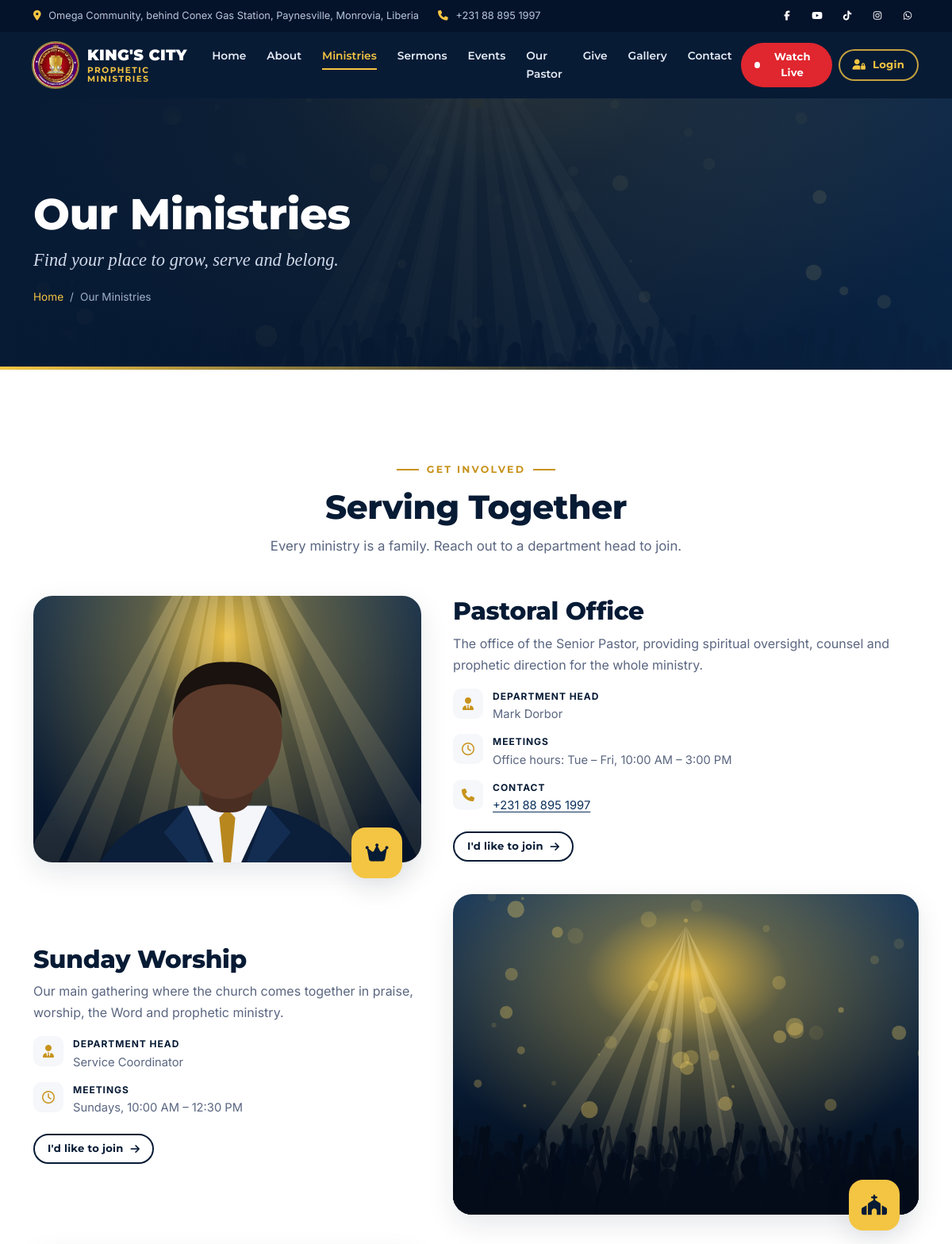
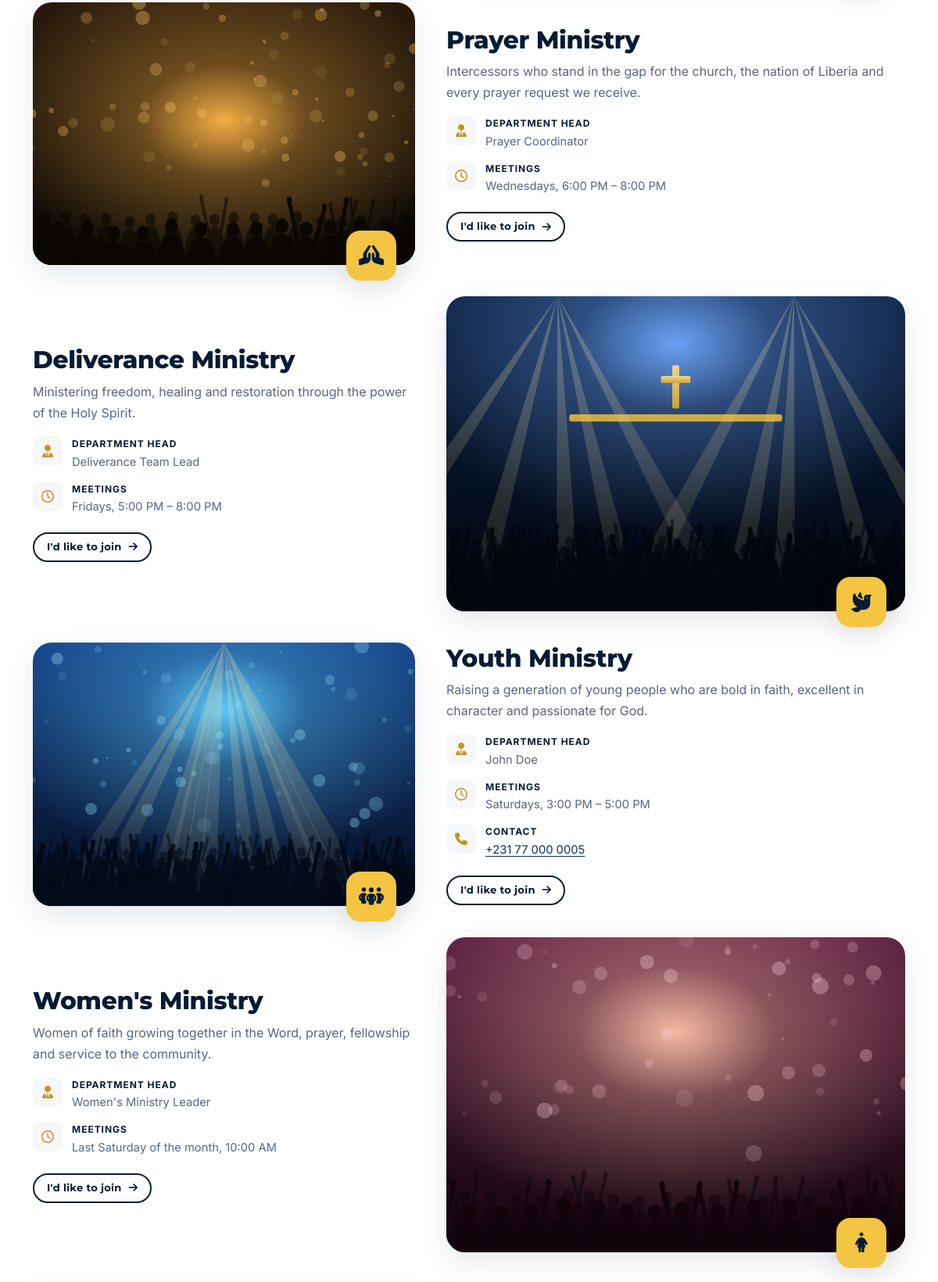
Page /ministries.php (upper part) on the committed database (2 pictures, top to bottom).
### tables this page shows
CREATE TABLE social_links (
  id         INT UNSIGNED AUTO_INCREMENT PRIMARY KEY,
  platform   VARCHAR(40) NOT NULL,
  url        VARCHAR(255) NOT NULL,
  icon       VARCHAR(60) NOT NULL,
  sort_order SMALLINT NOT NULL DEFAULT 0,
  is_active  TINYINT(1) NOT NULL DEFAULT 1
);

CREATE TABLE departments (
  id               INT UNSIGNED AUTO_INCREMENT PRIMARY KEY,
  name             VARCHAR(120) NOT NULL,
  slug             VARCHAR(140) NOT NULL UNIQUE,
  description      TEXT NULL,
  image            VARCHAR(255) NULL,
  icon             VARCHAR(60)  NULL DEFAULT 'fa-church',
  head_user_id     INT UNSIGNED NULL,
  head_name        VARCHAR(120) NULL COMMENT 'Shown publicly when the head has no account',
  contact_email    VARCHAR(190) NULL,
  contact_phone    VARCHAR(40)  NULL,
  meeting_schedule VARCHAR(255) NULL,
  is_public        TINYINT(1) NOT NULL DEFAULT 1 COMMENT 'Listed on the public Ministries page',
  sort_order       SMALLINT NOT NULL DEFAULT 0,
  status           ENUM('active','inactive') NOT NULL DEFAULT 'active',
  created_at       TIMESTAMP NOT NULL DEFAULT CURRENT_TIMESTAMP,
  updated_at       TIMESTAMP NOT NULL DEFAULT CURRENT_TIMESTAMP ON UPDATE CURRENT_TIMESTAMP,
  FOREIGN KEY (head_user_id) REFERENCES users(id) ON DELETE SET NULL,
  INDEX idx_dept_status (status, sort_order)
);

### includes/functions.php (called while the page is built, shortened)
<?php
function config(string $key, mixed $default = null): mixed
{
    $value = $GLOBALS['__config'] ?? [];
    foreach (explode('.', $key) as $part) {
        $value = $value[$part];
    }
    return $value;
}
function base_url(): string
{
    static $base = null;
    if ($base !== null) {
        return $base;
    }
    $scheme = is_https() ? 'https' : 'http';
    $host = $_SERVER['HTTP_HOST'] ?? 'localhost';
    $docRoot = str_replace('\\', '/', (string) realpath($_SERVER['DOCUMENT_ROOT'] ?? ''));
    $appRoot = str_replace('\\', '/', (string) realpath(APP_ROOT));
    $path = ($docRoot !== '' && stripos($appRoot, $docRoot) === 0) ? substr($appRoot, strlen($docRoot)) : '';
    return $base = $scheme . '://' . $host . rtrim($path, '/');
}
function url(string $path = ''): string
{
    return base_url() . '/' . ltrim($path, '/');
}
function media_url(?string $path, string $fallback = 'assets/images/placeholders/worship.svg'): string
{
    $path = trim((string) $path);
    return url($path);
}
function is_https(): bool
{
    return (!empty($_SERVER['HTTPS']) && $_SERVER['HTTPS'] !== 'off')
        || (($_SERVER['HTTP_X_FORWARDED_PROTO'] ?? '') === 'https');
}
function e(mixed $value): string
{
    return htmlspecialchars((string) $value, ENT_QUOTES | ENT_SUBSTITUTE, 'UTF-8');
}
function nl2br_e(?string $text): string
{
    return nl2br(e($text ?? ''));
}
function settings(): array
{
    static $cache = null;
    if ($cache === null) {
        try {
            $cache = array_column(DB::all('SELECT setting_key, setting_value FROM church_settings'), 'setting_value', 'setting_key');
        } catch (Throwable $e) {
            $cache = [];
        }
    }
    return $cache;
}
function setting(string $key, string $default = ''): string
{
    $v = settings()[$key] ?? null;
    return ($v === null || $v === '') ? $default : (string) $v;
}
function social_links(): array
{
    static $cache = null;
    return $cache ??= DB::all('SELECT * FROM social_links WHERE is_active = 1 ORDER BY sort_order, id');
}

### config/database.php (called while the page is built, shortened)
<?php
final class DB
{
    private static ?PDO $pdo = null;
    public static function pdo(): PDO
    {
        if (self::$pdo === null) {
            $c = config('db');
            $dsn = sprintf('mysql:host=%s;port=%d;dbname=%s;charset=%s', $c['host'], $c['port'], $c['name'], $c['charset']);
            self::$pdo = new PDO($dsn, $c['user'], $c['pass'], [
                PDO::ATTR_ERRMODE            => PDO::ERRMODE_EXCEPTION,
                PDO::ATTR_DEFAULT_FETCH_MODE => PDO::FETCH_ASSOC,
                PDO::ATTR_EMULATE_PREPARES   => false,
            ]);
        }
        return self::$pdo;
    }
    public static function query(string $sql, array $params = []): PDOStatement
    {
        $stmt = self::pdo()->prepare($sql);
        $stmt->execute($params);
        return $stmt;
    }
    public static function all(string $sql, array $params = []): array
    {
        return self::query($sql, $params)->fetchAll();
    }
    public static function one(string $sql, array $params = []): ?array
    {
        $row = self::query($sql, $params)->fetch();
        return $row === false ? null : $row;
    }
}

### includes/bootstrap.php (called while the page is built, shortened)
<?php
require_once __DIR__ . '/functions.php';
require_once __DIR__ . '/../config/database.php';
require_once __DIR__ . '/components.php';
spl_autoload_register(function (string $class) {
    foreach (['models', 'controllers'] as $dir) {
        $file = APP_ROOT . "/$dir/$class.php";
        if (is_file($file)) {
            return;
        }
    }
});
if (!defined('ADMIN_AREA') && PHP_SAPI !== 'cli' && setting('maintenance_mode') === '1' && !current_user()) {
    render_error_page(503, 'Under Maintenance', 'Our website is being updated. Please check back soon. God bless you!');
}

### models/HeroVideo.php (called while the page is built, shortened)
<?php
class HeroVideo extends Model
{
    public static function active(string $page = 'home'): ?array
    {
        static $cache = [];
        if (!array_key_exists($page, $cache)) {
            $cache[$page] = DB::one('SELECT * FROM hero_videos WHERE page = ? AND is_active = 1 ORDER BY updated_at DESC LIMIT 1', [$page]);
        }
        return $cache[$page];
    }
    public static function hasVideo(?array $v): bool
    {
        return $v && ($v['video_mp4'] || $v['video_webm']);
    }
}

### models/Department.php (called while the page is built, shortened)
<?php
class Department extends Model
{
    public static function publicList(): array
    {
        return DB::all("SELECT d.*, CONCAT(u.first_name, ' ', u.last_name) AS head_user_name, u.email AS head_email
            FROM departments d LEFT JOIN users u ON u.id = d.head_user_id
            WHERE d.status = 'active' AND d.is_public = 1 ORDER BY d.sort_order, d.name");
    }
}

### ministries.php (the view, shortened to what this page needs)
<?php
require __DIR__ . '/includes/bootstrap.php';
$ministries = Department::publicList();
require __DIR__ . '/includes/header.php';
echo page_banner('Our Ministries', 'Find your place to grow, serve and belong.', 'assets/images/placeholders/hero-poster.svg', [], 'ministries');
?>
<section class="section">
  <div class="container">
    <?= section_heading('Get Involved', 'Serving Together', 'Every ministry is a family. Reach out to a department head to join.') ?>
    <?php if (!$ministries): echo empty_state('fa-people-group', 'Ministries coming soon');
    else: ?>
    <div class="ministry-list">
      <?php foreach ($ministries as $i => $m):
          $head = $m['head_user_name'] ?: $m['head_name']; ?>
        <article class="ministry-row" id="<?= e($m['slug']) ?>" data-aos="<?= $i % 2 ? 'fade-left' : 'fade-right' ?>">
          <div class="mr-media"><img src="<?= e(media_url($m['image'])) ?>" alt="<?= e($m['name']) ?>" loading="lazy" width="560" height="380">
            <span class="mr-icon"><i class="fa-solid <?= e($m['icon'] ?: 'fa-church') ?>" aria-hidden="true"></i></span></div>
          <div class="mr-body">
            <h2><?= e($m['name']) ?></h2>
            <p><?= nl2br_e($m['description']) ?></p>
            <ul class="mr-meta">
              <?php if ($head): ?><li><i class="fa-solid fa-user-tie" aria-hidden="true"></i><span><strong>Department Head</strong><?= e($head) ?></span></li><?php endif; ?>
              <?php if ($m['meeting_schedule']): ?><li><i class="fa-regular fa-clock" aria-hidden="true"></i><span><strong>Meetings</strong><?= e($m['meeting_schedule']) ?></span></li><?php endif; ?>
              <?php if ($m['contact_phone'] || $m['contact_email']): ?><li><i class="fa-solid fa-phone" aria-hidden="true"></i><span><strong>Contact</strong>
                <?php if ($m['contact_phone']): ?><a href="tel:<?= e(preg_replace('/[^\d+]/', '', $m['contact_phone'])) ?>"><?= e($m['contact_phone']) ?></a><?php endif; ?>
                <?php if ($m['contact_email']): ?><a href="mailto:<?= e($m['contact_email']) ?>"><?= e($m['contact_email']) ?></a><?php endif; ?></span></li><?php endif; ?>
            </ul>
            <a class="btn btn-outline-navy btn-sm" href="<?= e(url('contact.php?subject=' . rawurlencode('Joining the ' . $m['name']))) ?>">I'd like to join <i class="fa-solid fa-arrow-right" aria-hidden="true"></i></a>
          </div>
        </article>
      <?php endforeach; ?>
    </div>
    <?php endif; ?>
  </div>
</section>
<?php require __DIR__ . '/includes/footer.php'; ?>

### includes/components.php (shortened to what this page needs)
<?php
function logo_url(): string
{
    return media_url(setting('logo'), 'assets/images/logo.jpg');
}
function logo_img(int $size, string $class = '', string $alt = ''): string
{
    return '<img src="' . e(logo_url()) . '" alt="' . e($alt) . '" width="' . $size . '" height="' . $size . '" class="logo-round ' . e($class) . '">';
}
function section_heading(string $eyebrow, string $title, string $sub = '', string $align = 'center', bool $light = false): string
{
    return '<div class="section-heading text-' . e($align) . ($light ? ' is-light' : '') . '" data-aos="fade-down">'
        . ($eyebrow ? '<span class="eyebrow">' . e($eyebrow) . '</span>' : '')
        . '<h2>' . e($title) . '</h2>' . ($sub ? '<p>' . e($sub) . '</p>' : '') . '</div>';
}
function bg_video_tag(?array $hero, string $class = 'bg-video'): string
{
    if (!HeroVideo::hasVideo($hero)) {
        return '';
    }
    $poster = media_url($hero['poster'], 'assets/images/placeholders/hero-poster.svg');
    return '<video class="' . e($class) . '" autoplay muted loop playsinline preload="none" poster="' . e($poster) . '" aria-hidden="true" tabindex="-1" data-bg-video'
        . ' data-mobile-src="' . e($hero['video_mobile'] ? media_url($hero['video_mobile']) : '') . '">'
        . ($hero['video_webm'] ? '<source data-src="' . e(media_url($hero['video_webm'])) . '" type="video/webm">' : '')
        . ($hero['video_mp4'] ? '<source data-src="' . e(media_url($hero['video_mp4'])) . '" type="video/mp4">' : '')
        . '</video>';
}
function page_banner(string $title, string $subtitle = '', string $image = 'assets/images/placeholders/hero-poster.svg', array $crumbs = [], string $heroPage = ''): string
{
    $hero = $heroPage ? HeroVideo::active($heroPage) : null;
    $video = bg_video_tag($hero);
    $crumbHtml = '<nav aria-label="Breadcrumb"><ol class="breadcrumb"><li class="breadcrumb-item"><a href="' . e(url()) . '">Home</a></li>';
    $crumbHtml .= '<li class="breadcrumb-item active" aria-current="page">' . e($title) . '</li></ol></nav>';
    return '<section class="page-banner' . ($video ? ' has-video' : '') . '" style="--banner:url(\'' . e(media_url($image)) . '\')">' . $video . '<div class="container">'
        . '<h1 data-aos="fade-up">' . e($title) . '</h1>' . ($subtitle ? '<p data-aos="fade-up" data-aos-delay="100">' . e($subtitle) . '</p>' : '')
        . '<div data-aos="fade-up" data-aos-delay="150">' . $crumbHtml . '</div></div></section>';
}
function social_icons(string $class = 'social-icons'): string
{
    $html = '<ul class="' . e($class) . '">';
    foreach (social_links() as $s) {
        $html .= '<li><a href="' . e($s['url']) . '" target="_blank" rel="noopener" aria-label="' . e($s['platform']) . '"><i class="fa-brands ' . e($s['icon']) . '" aria-hidden="true"></i></a></li>';
    }
    return $html . '</ul>';
}

### rows in the picture
departments: image (picture), name "Pastoral Office", description "The office of the Senior Pastor, providing spiritual oversight, counsel and prophetic direction for the whole ministry.", head "Mark Dorbor", meeting_schedule "Office hours: Tue – Fri, 10:00 AM – 3:00 PM", contact_phone "+231 88 895 1997"
departments: image (picture), name "Sunday Worship", description "Our main gathering where the church comes together in praise, worship, the Word and prophetic ministry.", head_name "Service Coordinator", meeting_schedule "Sundays, 10:00 AM – 12:30 PM"
departments: image (picture), name "Prayer Ministry", description "Intercessors who stand in the gap for the church, the nation of Liberia and every prayer request we receive.", head_name "Prayer Coordinator", meeting_schedule "Wednesdays, 6:00 PM – 8:00 PM"
departments: image (picture), name "Deliverance Ministry", description "Ministering freedom, healing and restoration through the power of the Holy Spirit.", head_name "Deliverance Team Lead", meeting_schedule "Fridays, 5:00 PM – 8:00 PM"
departments: image (picture), name "Youth Ministry", description "Raising a generation of young people who are bold in faith, excellent in character and passionate for God.", head "John Doe", meeting_schedule "Saturdays, 3:00 PM – 5:00 PM", contact_phone "+231 77 000 0005"
departments: image (picture), name "Women's Ministry", description "Women of faith growing together in the Word, prayer, fellowship and service to the community.", head_name "Women's Ministry Leader", meeting_schedule "Last Saturday of the month, 10:00 AM"

### other values in the picture
church_address_line() "Omega Community, behind Conex Gas Station, Paynesville, Monrovia, Liberia"
setting('phone') "+231 88 895 1997"
$shortName "KING'S CITY"
$restName "PROPHETIC MINISTRIES"
$label "Home"
$label "About"
$label "Ministries"
$label "Sermons"
$label "Events"
$label "Our Pastor"
$label "Give"
$label "Gallery"
$label "Contact"
$title "Our Ministries"
$subtitle "Find your place to grow, serve and belong."
